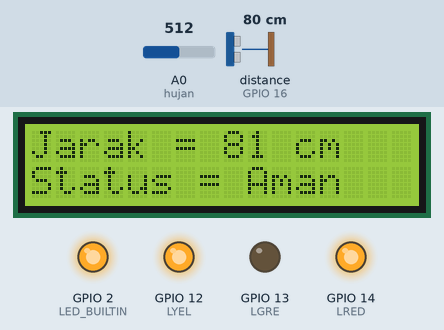
The sketch below on a simulated ESP8266 (NodeMCU). Shown: 16×2 character LCD, output pins drawn as LEDs (lit = HIGH, except the on-board LED, lit = LOW). Inputs (shaded band) come from the test bench; at power-on: distance to the obstacle (sensor on GPIO 16) 80 cm, A0 (hujan) = 512. The echo pulse lasts 58.3 µs per cm; WiFi joins after 1.5 s; servers stay silent unless stated; uploads are accepted with an empty reply; what the sketch prints to the serial monitor is not drawn.

Above: at 2.7 s.
2.8 s: distance to the obstacle (sensor on GPIO 16) set to 52 cm
At 4.2 s:
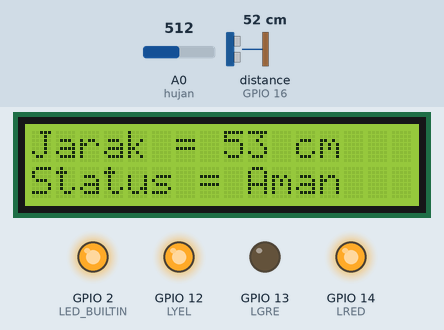
4.8 s: distance to the obstacle (sensor on GPIO 16) set to 44 cm
At 6.3 s:
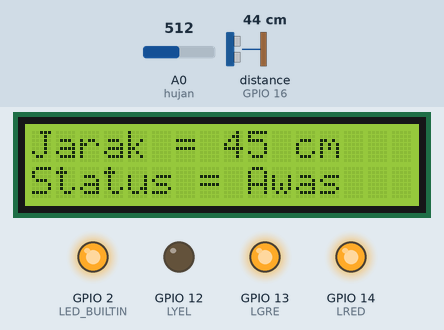
7.4 s: distance to the obstacle (sensor on GPIO 16) set to 22 cm
At 9.6 s:
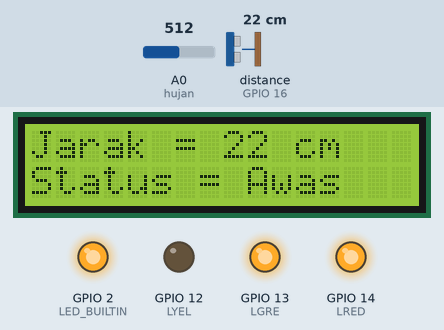
10.2 s: distance to the obstacle (sensor on GPIO 16) set to 18 cm
At 12.9 s:
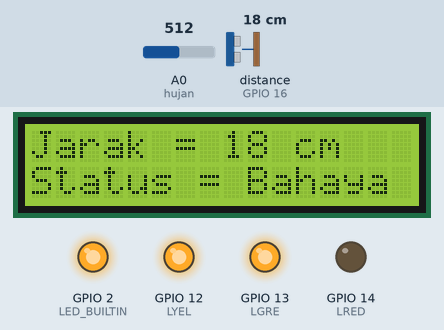
Timing chart, 0 to 14.1 s (numbered marks = the images above; inputs shaded):
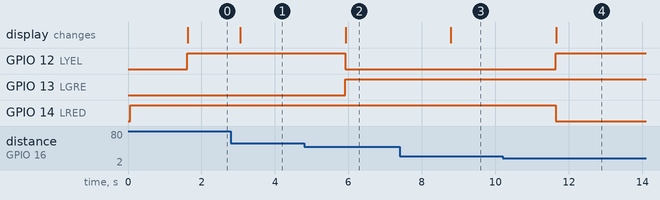

The sketch:

TA_NewCode.ino
```cpp
#include <NewPing.h>
#include <Wire.h>
#include <LiquidCrystal_I2C.h>
#include <ESP8266WiFi.h>
#include <WiFiClientSecure.h>
#include <ESP8266HTTPClient.h>
#include <ESP8266WiFiMulti.h>

ESP8266WiFiMulti WiFiMulti;
LiquidCrystal_I2C lcd(0x27, 16, 2);

const char *ssid = "Anonymouse";          //Nama Wifi
const char *password = "modaldikitdong";  // pass wifi

#define LRED 14
#define LYEL 12
#define LGRE 13
#define hujan A0

#define TRIGGER_PIN 0                                // Arduino pin tied to trigger pin on the ultrasonic sensor.
#define ECHO_PIN 16                                  // Arduino pin tied to echo pin on the ultrasonic sensor.
#define MAX_DISTANCE 400                             // Maximum distance we want to ping for (in centimeters). Maximum sensor distance is rated at 400-500cm.
NewPing sonar(TRIGGER_PIN, ECHO_PIN, MAX_DISTANCE);  // NewPing setup of pins and maximum distance.

int suara = 14;
int cuaca = 1024;

WiFiClient client;
const int httpPort = 8000;
String url;
unsigned long timeout;

void setup() {
  lcd.init();
  lcd.backlight();
  Serial.begin(115200);  // Open serial monitor at 115200 baud to see ping results.
  pinMode(suara, OUTPUT);
  digitalWrite(suara, HIGH);
  pinMode(LED_BUILTIN, OUTPUT);
  pinMode(LRED, OUTPUT);
  pinMode(LYEL, OUTPUT);
  pinMode(LGRE, OUTPUT);
  WiFi.mode(WIFI_STA);
  WiFiMulti.addAP(ssid, password);
  Serial.print("Connecting to WiFi..");
  while (WiFiMulti.run() != WL_CONNECTED) {
    delay(500);
    Serial.print(".");
  }
  Serial.println("");
  Serial.print("Connected to ");
  lcd.print("Connected to ");
  Serial.println(ssid);
  lcd.print(ssid);
  Serial.print("IP address: ");
  Serial.println(WiFi.localIP());
  lcd.clear();
}

void loop() {
  int jarak = 0;
  jarak = sonar.ping_cm();
  Serial.print("Jarak Air: ");
  Serial.print(jarak);
  Serial.println(" cm");

  lcd.setCursor(0, 0);
  lcd.print("Jarak = ");
  lcd.print(jarak);
  lcd.print(" cm ");
  lcd.setCursor(0, 1);
  lcd.print("Status = ");
  digitalWrite(LRED, jarak <= 20 ? LOW : HIGH);
  digitalWrite(LYEL, jarak > 20 && jarak <= 50 ? LOW : HIGH);
  digitalWrite(LGRE, jarak > 50 ? LOW : HIGH);
  Serial.print("Status=");
  Serial.println(jarak <= 20 ? "Banjir" : jarak <= 50 ? "Awas" : "Aman");
  lcd.setCursor(9, 1);
  lcd.print(jarak <= 20 ? "Bahaya  " : jarak <= 50 ? "Awas  " : "Aman  ");
  delay(100);

  int hujan = analogRead(hujan);
  Serial.print("Hujan : ");
  Serial.println(cuaca <= 500 ? " Ya " : " Tidak ");
  Serial.print("Value : ");
  Serial.println(hujan);
  delay(100);

  if ((WiFi.status() == WL_CONNECTED)) {
    WiFiClientSecure client;
    HTTPClient https;
    int id_alat = 1;
    String address;
    address ="http://192.168.100.42/SIG-Banjir/savedata.php?jarak=";
    address += String(jarak);
    address += "&hujan=";
    address += String(hujan);
    address += "&id_alat=";
    address += String(id_alat);

    https.begin(client,address);  //Specify request destination
    int httpCode = https.GET();//Send the request
    String payload;
    if (httpCode > 0) { //Check the returning code
        payload = https.getString();   //Get the request response payload
        payload.trim();
        if( payload.length() > 0 ){
           Serial.println(payload + "\n");
        }
    }

    https.end();   //Close connection
    } else{
    Serial.print("Not connected to wifi ");
    Serial.println(ssid);
    }
  delay(1000); //interval 60s
}
```

Measured:
- the behaviour switches between 50 and 49 cm on distance to the obstacle (sensor on GPIO 16) (found by bisection; images 1 and 2)
- the behaviour switches between 21 and 20 cm on distance to the obstacle (sensor on GPIO 16) (found by bisection; images 3 and 4)
- after the input at 2.8 s, the display: changes after 0.26 s (image 1)
- after the input at 4.8 s, GPIO 12 (LYEL): HIGH → LOW after 1.1 s; GPIO 13 (LGRE): LOW → HIGH after 1.1 s; the display: changes after 1.1 s (image 2)
- after the input at 7.4 s, the display: changes after 1.4 s (image 3)
- after the input at 10.2 s, GPIO 12 (LYEL): LOW → HIGH after 1.4 s; GPIO 14 (LRED): HIGH → LOW after 1.4 s; the display: changes after 1.5 s (image 4)
